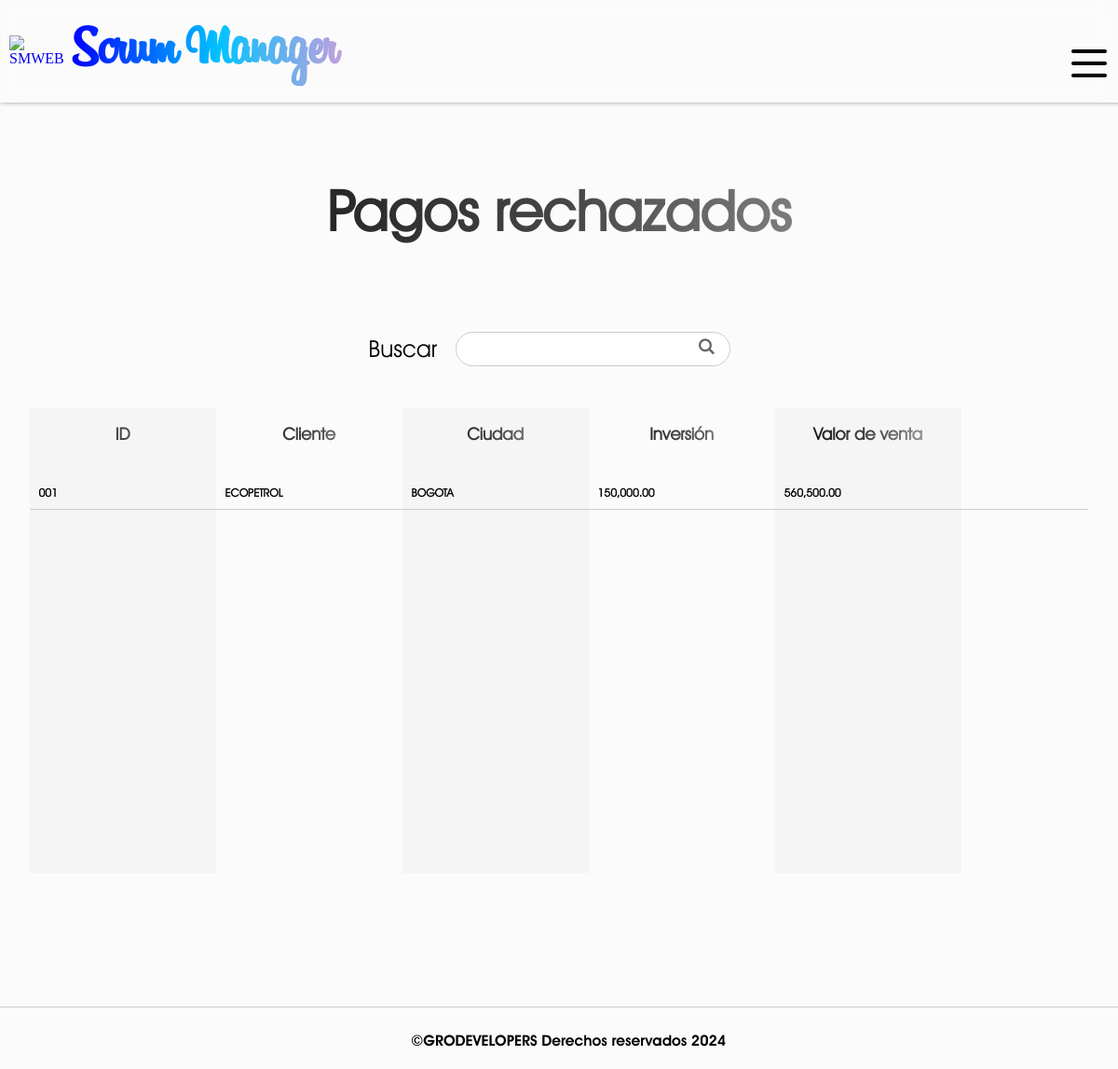
Screenshot of /rejected-payments/ (signed in) with the database file from the repository.
### SMWEB/models.py (models this page shows, shortened)
class PaymentRejected(models.Model):
    order_id = models.CharField(verbose_name="Número de caso", max_length=255)
    client = models.CharField(verbose_name="Cliente", max_length=255, null=False, default="")
    city = models.CharField(verbose_name="Ciudad", max_length=255, null=False)
    invesment = models.DecimalField(verbose_name="Inversión", max_digits=20, decimal_places=2, null= True)
    sales_value = models.DecimalField(verbose_name="Valor de venta", max_digits=20, decimal_places=2, null= True)
    service_description = models.TextField(verbose_name="Descripción del servicio")
    in_charge = models.CharField(verbose_name="Encargado", max_length=255, null=False, default="")
    company = models.CharField(verbose_name="Empresa", max_length=255, null=False, default="")
    account_owner = models.CharField(verbose_name="Propietario de la cuenta", max_length=255, default="")
    bank_account = models.CharField(verbose_name="Banco", max_length=255, default="")
    account_number = models.CharField(verbose_name="Número de cuenta", max_length=255, default="")
    type_account = models.CharField(verbose_name="Tipo de cuenta", max_length=255, default="")
    amount = models.IntegerField(verbose_name="Pago")
    comments = models.TextField(verbose_name="Comentarios")
    made_by = models.CharField(verbose_name="Realizado por", max_length=255)
    created_at = models.DateField(verbose_name="Creado el")
    rejected_at = models.DateField(verbose_name="Rechazado el", auto_now_add=True)
    rejected_by = models.CharField(verbose_name="Rechazado por", max_length=255)
    class Meta:
        verbose_name = 'Pago rechazado'
        verbose_name_plural = 'Pagos rechazados'

### SMWEB/views.py (the view, shortened to what this page needs)
# urls.py: path('rejected-payments/', views.rejected_payments, name='rejected-payments'),
@login_required(login_url=inicio)
def rejected_payments(request):
    user_rol = request.user.rol
    user_company = request.user.company_id
    if user_rol not in ['gerente', 'financiero', 'coordinador']:
        messages.warning(request, f'Tu rol de {user_rol} no te permite acceder a los pagos rechazados')
        return redirect('inicio')
    payments = PaymentRejected.objects.filter(company = user_company).order_by('-created_at')
    formatted_invesment = []
    formatted_sales = []
    formatted_payments = []
    for payment in payments:
        if payment.invesment is not None:
            invesment = format_amount(payment.invesment)
            formatted_invesment.append(invesment)
        else:
            formatted_invesment.append(0)
        if payment.sales_value is not None:
            sales = format_amount(payment.sales_value)
            formatted_sales.append(sales)
        else:
            formatted_sales.append(0)
        if payment.amount is not None:
            payment_amount = format_amount(payment.amount)
            formatted_payments.append(payment_amount)
        else:
            formatted_payments.append(0)
    return render(request, 'rejected_payments.html',{
        'payments': payments,
        'formatted_invesment': formatted_invesment,
        'formatted_sales': formatted_sales,
        'formatted_payments': formatted_payments
    })

### SMWEB/context_processors.py (called while the page is built, shortened)
def get_rejected_payments(request):
    if request.user.is_authenticated:
        company_id = request.user.company_id
        first_name = request.user.first_name
        rejected_payments = PaymentRejected.objects.filter(company = company_id).filter(in_charge = first_name.upper()).count()
        return {
            'rejected_payments': rejected_payments
        }
    return {
        'rejected_payments': False
        }

def get_payments(request):
    if request.user.is_authenticated:
        company_id = request.user.company_id
        payments = OrderPayment.objects.filter(company = company_id).count()
        return {
            'received_payments': payments
        }
    return {
        'received_payments': False
        }

def get_affiliations(request):
    if request.user.is_authenticated:
        company_id = request.user.company_id
        affiliations = Affiliation.objects.filter(company = company_id).count()
        return {
            'received_affiliations': affiliations
        }
    return {
        'received_affiliations': False
        }

def get_rejected_affiliations(request):
    if request.user.is_authenticated:
        company_id = request.user.company_id
        first_name = request.user.first_name
        rejected_affiliation = RejectedAffiliation.objects.filter(company = company_id).filter(in_charge = first_name.upper()).count()
        return {
            'rejected_affiliations': rejected_affiliation
        }
    return {
        'rejected_affiliations': False
        }

def get_notifies(request):
    if request.user.is_authenticated:
        user_rol = request.user.rol
        if user_rol == 'financiero':
            company_id = request.user.company_id
            payments = OrderPayment.objects.filter(company = company_id).count()
            return {
                'notifies': payments
            }
    else:
        return {
            'notifies': False
        }

### SMWEB/models.py (called while the page is built)
    def __str__(self):
        return self.name

### SMWEB/utils.py (called while the page is built)
def format_amount(amount):
    return f"{amount:,.2f}"

### SMWEB/templates/rejected_payments.html (shortened to what this page needs)
{% extends "layout.html" %}
{% block content %}
    <h1 id="title" >Pagos rechazados</h1>
    <form action="" method="post" class="search_engine">
        <label for="search">Buscar</label>
        <input type="text" name="search">
        <input type="submit" class="symbol_search" value="L">
    </form>
    {% if payments %}
        <section id="payments">
            <div class="payments__column payments__column--id">
                <h3 class="column__title">ID</h3>
                {% for payment in payments %}
                    <div class="payments__element payments__element-id">{{payment.order_id}}</div>
                {% endfor %}
            </div>
            <div class="payments__column payments__column--client">
                <h3 class="column__title">Cliente</h3>
                {% for payment in payments %}
                    <div class="payments__element payments__element-client">{{payment.client}}</div>
                {% endfor %}
            </div>
            <div class="payments__column payments__column--city">
                <h3 class="column__title">Ciudad</h3>
                {% for payment in payments %}
                    <div class="payments__element payments__element-city">{{payment.city}}</div>
                {% endfor %}
            </div>
            <div class="payments__column payments__column--invesment">
                <h3 class="column__title">Inversión</h3>
                {% for invesment in formatted_invesment %}
                    <div class="payments__element payments__element-invesment">{{invesment}}</div>
                {% endfor %}
            </div>
            <div class="payments__column payments__column--sales_value">
                <h3 class="column__title">Valor de venta</h3>
                {% for sales in formatted_sales %}
                    <div class="payments__element payments__element-sales_value">{{sales}}</div>
                {% endfor %}
            </div>
            <div class="payments__column payments__column--service_description">
                <h3 class="column__title">Descripción</h3>
                {% for payment in payments %}
                    <div class="payments__element payments__element-service_description">{{payment.service_description}}</div>
                {% endfor %}
            </div>
        </section>
    {% else %}
        <h1 id="title" >No existen pagos rechazados</h1>
    {% endif %}
{% endblock %}

### SMWEB/static/css/styles.css (style rules this page uses)
:root { --title-font: 'Billabong'; --normal-font: 'Avant gardent light'; --menu-font: 'Avant gardent bold'; --symbol-font: 'Symbol'; }
* { text-decoration: none; }
body { background-color: #FBFBFB; margin: 0px; }
#content > #title { text-align: center; width: 100%; }
#title { font-family: var(--normal-font); font-size: 60px; background: linear-gradient(90deg, black, rgb(69, 69, 69), rgb(197, 197, 197)); -webkit-background-clip: text; -webkit-text-fill-color: transparent; }
.search_engine { width: 80%; height: 125px; display: flex; justify-content: center; align-items: center; position: relative; }
.search_engine label { font-family: var(--normal-font); font-size: 25px; }
.search_engine input[type="text"] { flex-basis: 30%; height: 20%; border-radius: 999px; outline: none; border: 1px solid #ccc; margin: 0px 20px; line-height: 15px; padding: 5px 15px; padding-right: 0px; font-family: var(--normal-font); font-size: 17px; transition: all 300ms; }
.search_engine input[type="submit"] { background-color: transparent; border: none; padding: 0px; cursor: pointer; color: #666; font-family: var(--symbol-font); font-size: 17px; font-weight: lighter; position: absolute; top: 40%; right: 32%; transition: all 300ms; }
.column__title { text-align: center; font-family: var(--normal-font); font-size: 27px; background: linear-gradient(90deg, black, rgb(69, 69, 69), rgb(197, 197, 197)); -webkit-background-clip: text; -webkit-text-fill-color: transparent; margin-bottom: 35px; }
#orders, #payments, #affiliations { width: 98%; height: 500px; justify-content: space-around; align-items:stretch; overflow-y: scroll; display: flex; flex-direction: row; flex-wrap: nowrap; }
.orders__column, .payments__column, .affiliations__column { min-width: 200px; }
.payments__column--service_description, .payments__column--comments { min-width: 900px; text-align: center; }
.column__title-orders, .column__title { text-align: center; font-family: var(--normal-font); font-size: 18px; background: linear-gradient(90deg, black, rgb(69, 69, 69), rgb(197, 197, 197)); -webkit-background-clip: text; -webkit-text-fill-color: transparent; margin-bottom: 35px; }
.orders__element, .payments__element, .affiliations__element { font-family: var(--normal-font); font-size: 12px; font-weight: bold; border-bottom: 1px solid #ccc; padding: 10px 10px; transition: all 450ms; }
.orders__column--id, .payments__column--id, .orders__column--created_at, .orders__column--finished_at, .orders__column--deleted_at, .orders__column--city, .payments__column--city, .orders__column--sales_value, .payments__column--sales_value, .orders__column--remarks, .payments__column--in_charge, .orders__column--assigned_by, .payments__column--account_owner, .payments__column--account_number, .payments__column--amount, .payments__column--made_by, .payments__column--rejected_at, .affiliations__column--full_name, .affiliations__column--client, .affiliations__column--affiliation_cost, .affiliations__column--since, .affiliations__column--company, .affiliations__column--created_by, .affiliations__column--rejected_by, .affiliations__column--approved_by, .orders__column--invoiced_at, .orders__column--invoice_id { background-color: #f0f0f084; }

### rows the page displays
PaymentRejected: order_id "001", client "ECOPETROL", city "BOGOTA"

### other values shown
{{ invesment }} "150,000.00"
{{ sales }} "560,500.00"
